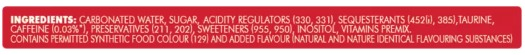
#> input picture debug_original.png, 525 x 55 px
$ python -i ingredient_analyzer.py   (imports and definitions only)
#> lines starting #> are read from the running program, lines starting #| are printed output that depends on the picture; after the words box and inside, x2 and y2 are one past the last pixel; in counts of white or black regions, pixels touching at a corner belong together
#> in extract_text_from_image, image is the input picture: PIL image 525x55 RGB; mean R, G, B 220.8, 110.5, 118.2
import os
import json
import requests
from dotenv import load_dotenv
import numpy as np
import cv2
from PIL import Image
import pytesseract
import re

# Load environment variables
# [1 line not run here, left out]

# Debug: Print the API key (first few characters)
api_key = os.getenv('OPENAI_API_KEY')
# [4 lines not run here, left out]

class IngredientAnalyzer:
    def __init__(self):
        self.categories = ["Natural", "Additives", "Preservatives", "Artificial Colors", "Highly Processed"]
        self.ollama_url = "http://localhost:11434/api/generate"

        # Set up the system instruction
        self.system_instruction = """Return a JSON object analyzing the ingredients. Format:
{
  "ingredients": [{"name": "string", "category": "string", "processing_score": 1-5, "health_impact_score": 1-5, "nutrient_density_score": 1-5}],
  "classification_summary": {"Natural": [], "Additives": [], "Preservatives": [], "Artificial Colors": [], "Highly Processed": []},
  "ingredient_percentages": {"category": 0-100},
  "health_score": 0-10
}

Categories: Natural (whole foods), Additives (flavor/texture), Preservatives, Artificial Colors, Highly Processed
Scores: Processing (1=least), Health (1=best), Nutrient (1=least), Overall (0-10, higher=better)

Return ONLY valid JSON."""

    def preprocess_image_for_ocr(self, image):
        """Apply preprocessing steps to improve OCR accuracy"""
        # Convert PIL image to numpy array
        img_array = np.array(image)

        # Convert to grayscale if needed
        if len(img_array.shape) == 3:
            gray = cv2.cvtColor(img_array, cv2.COLOR_RGB2GRAY)
        else:
            gray = img_array

        # Resize image to have a minimum width while maintaining aspect ratio
        min_width = 2000
        if gray.shape[1] < min_width:
            scale = min_width / gray.shape[1]
#> scale = 3.81
            width = int(gray.shape[1] * scale)
#> width = 2000
            height = int(gray.shape[0] * scale)
#> height = 209
            gray = cv2.resize(gray, (width, height), interpolation=cv2.INTER_CUBIC)
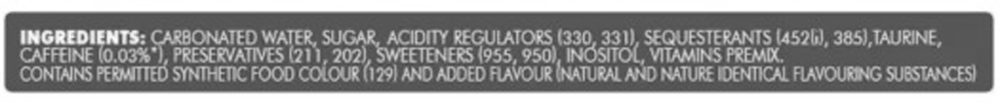
#> gray: shape (209, 2000) (shown at 1/2 size); min 53, max 255, mean 144.3

        # Apply bilateral filter to reduce noise while preserving edges
        denoised = cv2.bilateralFilter(gray, 11, 85, 85)

        # Enhance contrast using CLAHE
        clahe = cv2.createCLAHE(clipLimit=2.5, tileGridSize=(8,8))
        enhanced = clahe.apply(denoised)
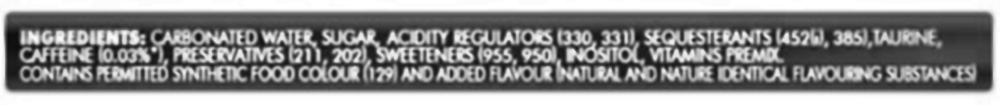
#> enhanced: shape (209, 2000) (shown at 1/2 size); min 13, max 255, mean 140

        # Apply adaptive thresholding
        binary = cv2.adaptiveThreshold(
            enhanced,
            255,
            cv2.ADAPTIVE_THRESH_GAUSSIAN_C,
            cv2.THRESH_BINARY,
            13,
            3
        )
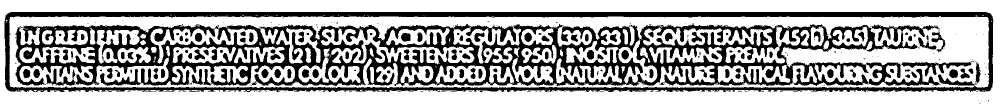
#> binary: shape (209, 2000) (shown at 1/2 size); 66.3% white; 260 black regions (153 under 20 px), largest, box (x1, y1, x2, y2) and area: (31, 48, 1881, 172) 91813, (9, 24, 1987, 184) 34977, (1802, 124, 1943, 153) 1226

        # Create a copy for Otsu's method
        _, otsu = cv2.threshold(enhanced, 0, 255, cv2.THRESH_BINARY + cv2.THRESH_OTSU)
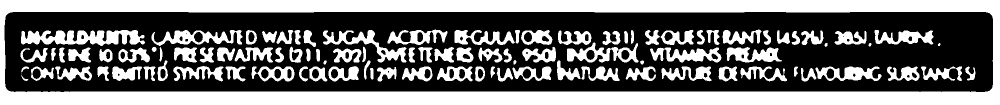
#> otsu: shape (209, 2000) (shown at 1/2 size); 43.1% white; 98 white regions (1 under 20 px), largest, box (x1, y1, x2, y2) and area: (0, 0, 2000, 209) 104662, (42, 60, 290, 92) 5076, (646, 60, 813, 125) 2846

        # Process both versions
        for img in [binary, otsu]:
            # Remove small dots and noise
            kernel_small = np.ones((2,2), np.uint8)
            img = cv2.morphologyEx(img, cv2.MORPH_OPEN, kernel_small)

            # Connect nearby text
            kernel_medium = np.ones((1,3), np.uint8)
            img = cv2.morphologyEx(img, cv2.MORPH_CLOSE, kernel_medium)

            # Remove noise in text
            img = cv2.bitwise_not(img)
            img = cv2.morphologyEx(img, cv2.MORPH_CLOSE, kernel_small)
            img = cv2.bitwise_not(img)

            # Final cleanup
            kernel_cleanup = np.ones((2,2), np.uint8)
            img = cv2.morphologyEx(img, cv2.MORPH_OPEN, kernel_cleanup)
#> this loop made 2 passes
#> kernel_cleanup on passes 1 to 2: [[1, 1], [1, 1]], [[1, 1], [1, 1]]
#> pass 1, in preprocess_image_for_ocr, `img = cv2.morphologyEx(img, cv2.MORPH_OPEN, kernel_small)`:
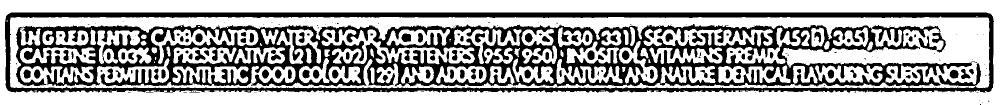
#> img: shape (209, 2000) (shown at 1/2 size); 65.8% white; 185 black regions (87 under 20 px), largest, box (x1, y1, x2, y2) and area: (32, 48, 1950, 173) 94589, (10, 25, 1988, 185) 36588, (1837, 65, 1892, 106) 736
#> pass 1, in preprocess_image_for_ocr, `img = cv2.morphologyEx(img, cv2.MORPH_CLOSE, kernel_small)`:
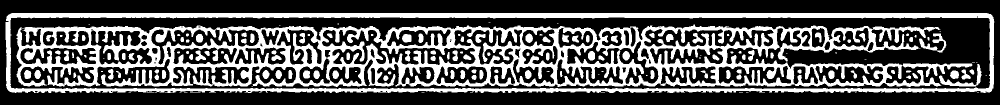
#> img: shape (209, 2000) (shown at 1/2 size); 33.9% white; 148 white regions (37 under 20 px), largest, box (x1, y1, x2, y2) and area: (33, 49, 1945, 174) 93099, (11, 26, 1989, 186) 35426, (1878, 128, 1963, 173) 849

        # Add padding around both images
        padding = 50
        padded_binary = cv2.copyMakeBorder(
            binary,
            padding, padding, padding, padding,
            cv2.BORDER_CONSTANT,
            value=255
        )
#> padded_binary: shape (309, 2100); 78.3% white; 260 black regions (153 under 20 px), largest, box (x1, y1, x2, y2) and area: (81, 98, 1931, 222) 91813, (59, 74, 2037, 234) 34977, (1852, 174, 1993, 203) 1226

        padded_otsu = cv2.copyMakeBorder(
            otsu,
            padding, padding, padding, padding,
            cv2.BORDER_CONSTANT,
            value=255
        )
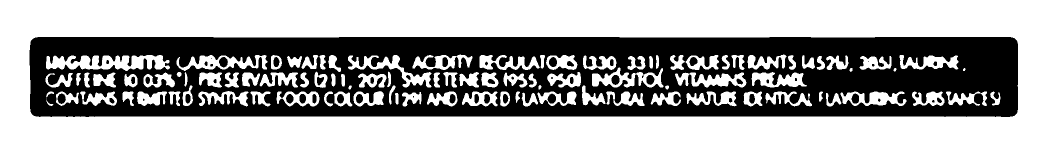
#> padded_otsu: shape (309, 2100) (shown at 1/2 size); 63.4% white; 52 black regions (5 under 20 px), largest, box (x1, y1, x2, y2) and area: (59, 74, 2036, 234) 231744, (438, 114, 456, 135) 277, (115, 187, 132, 208) 260

        # Return both versions
        return Image.fromarray(padded_binary), Image.fromarray(padded_otsu)

    def extract_text_from_image(self, image_path, save_debug=False):
        """Extract text from image using improved OCR"""
        try:
            # Load and preprocess image
            image = Image.open(image_path)
            processed_binary, processed_otsu = self.preprocess_image_for_ocr(image)

            # Save processed versions for debugging
            if save_debug:
                base_path = os.path.splitext(image_path)[0]
                processed_binary.save(f"{base_path}_binary.jpg")
                processed_otsu.save(f"{base_path}_otsu.jpg")

            # Configure Tesseract parameters
            custom_config = r'''--oem 3 --psm 6
                -c tessedit_char_whitelist="ABCDEFGHIJKLMNOPQRSTUVWXYZ0123456789(),.% "
                -c tessedit_write_images=true
                -c page_separator=""'''

            # Try OCR on both versions
#> (the run stopped early here; a loop or call above may not have finished)

$ run again, on debug_aggressive.png
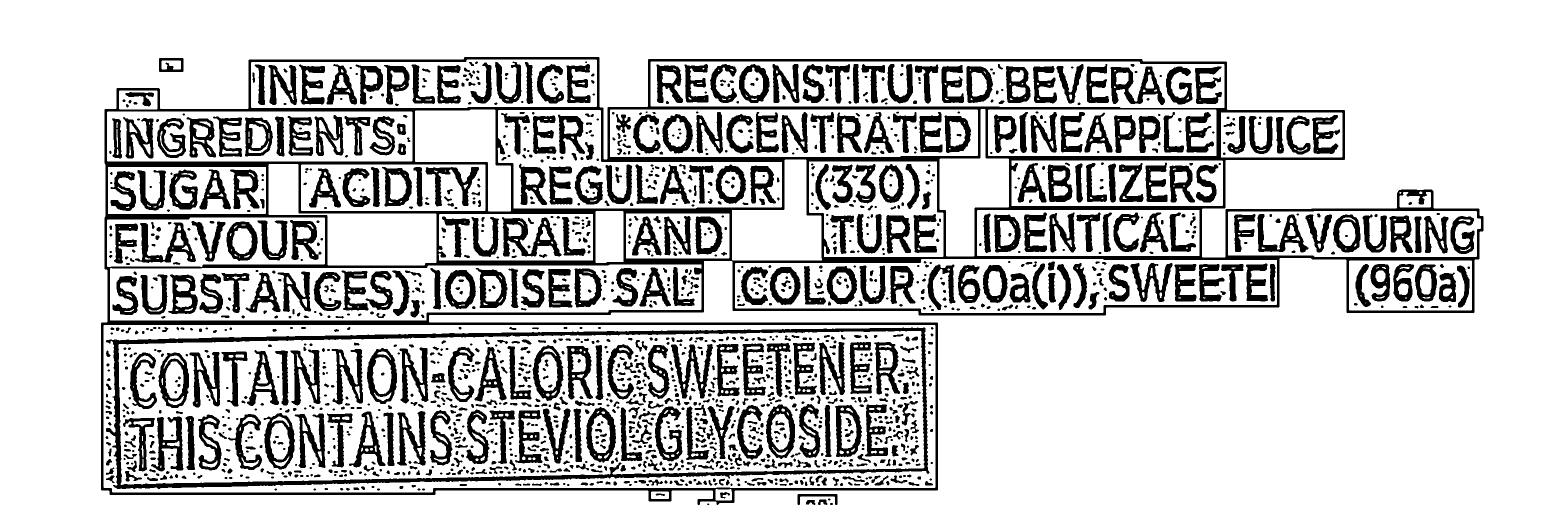
#> input picture debug_aggressive.png, 3100 x 1059 px (shown at 1/2 size)
#> in extract_text_from_image, image is the input picture: PIL image 3100x1059 L; 79.3% white; 1716 black regions (230 under 20 px), largest, box (x1, y1, x2, y2) and area: (202, 114, 2967, 1010) 134393, (212, 655, 1859, 978) 30054, (1004, 434, 1123, 513) 3927
#> binary: shape (1059, 3100); 79.6% white; 1716 black regions (230 under 20 px), largest, box (x1, y1, x2, y2) and area: (202, 114, 2967, 1010) 133564, (212, 655, 1859, 978) 30044, (1004, 434, 1123, 513) 3843
#> the loop in preprocess_image_for_ocr, `for img in [binary, otsu]:` made 2 passes
#> kernel_cleanup on passes 1 to 2: [[1, 1], [1, 1]], [[1, 1], [1, 1]]
#> pass 1, in preprocess_image_for_ocr, `img = cv2.morphologyEx(img, cv2.MORPH_CLOSE, kernel_small)`:
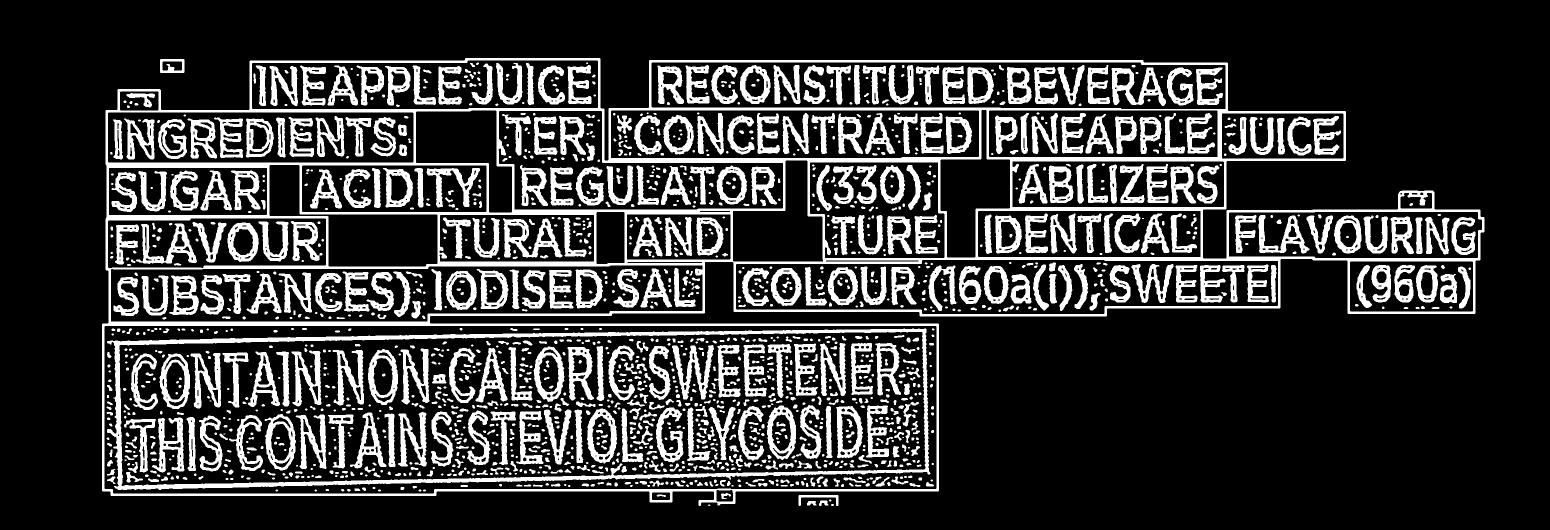
#> img: shape (1059, 3100) (shown at 1/2 size); 20.5% white; 1717 white regions (233 under 20 px), largest, box (x1, y1, x2, y2) and area: (204, 116, 2969, 1012) 133573, (214, 657, 1861, 980) 30017, (1006, 437, 1125, 515) 3862
#> padded_binary: shape (1159, 3200); 81.9% white; 1716 black regions (230 under 20 px), largest, box (x1, y1, x2, y2) and area: (252, 164, 3017, 1060) 133564, (262, 705, 1909, 1028) 30044, (1054, 484, 1173, 563) 3843
#> in preprocess_image_for_ocr, `padded_otsu = cv2.copyMakeBorder( otsu, padding, padding, padding, pad..`:
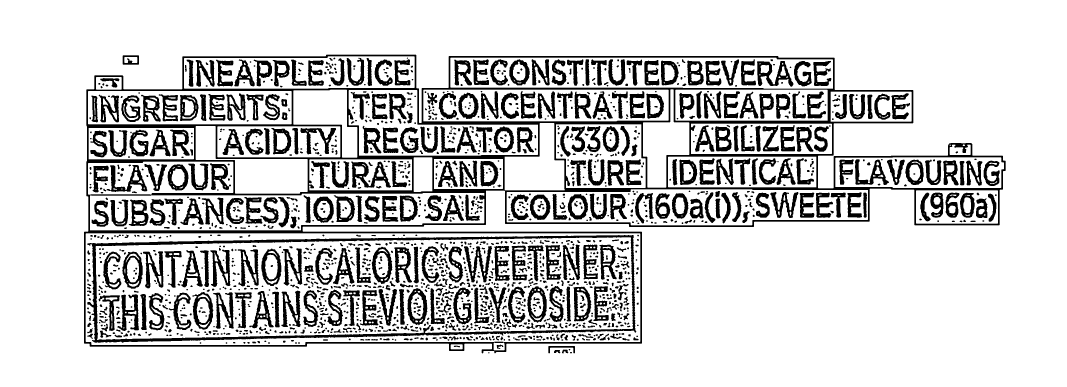
#> padded_otsu: shape (1159, 3200) (shown at 1/3 size); 81.6% white; 1716 black regions (230 under 20 px), largest, box (x1, y1, x2, y2) and area: (252, 164, 3017, 1060) 134393, (262, 705, 1909, 1028) 30054, (1054, 484, 1173, 563) 3927
